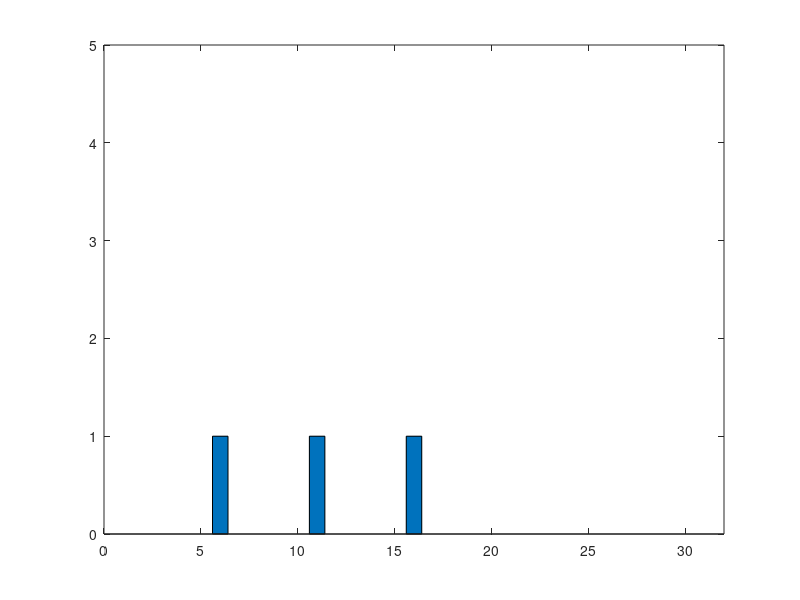

The MATLAB script that drew this image: (Note: this script raises an error after producing the figure.)
clear;clc;
close all
N = 5; %assume there are five agents right now

T = 10;  %Time
dt = 0.01;
n = 100001; 
%t = linespace(0,T,n)

L = 30; %整体长度
omega = 0:L; %等分

target = [5,10,15];  

s_num = 1;
s_init = linspace(0,L,s_num);
u_init = zeros(1,s_num);
J1 = 0; 
f = figure(1);
R0=zeros(1,L+1); %measure of uncertainty at each sampling point
R0(target+1) = 1;

%A0=zeros(1,L+1); %complexity increasing rate
%A0(target+1) = 1; %这是啥

J0 = 0;
%{
    %放在循环中
    P = s_position(omega,s,rs); %update position
    if R = 0 or A0 <= B.*P:
        R = 0;
    else:
        R = R + (A0 - B.*P).*dt;
    %{
    R = R + A0.*dt; 
    R  = max(R - B.*P*dt,0);  %这个方法不知道是否可行
    %}
    J = J + sum(R)*dt;  % cost
%}

%s = zeros(1,N); %initial position
s = [8,22,5,17,15];
%s depends on u(velocity), which is 1 or -1

axis([0 L+2 0 5]);
gra = bar(R0);
axis([0 L+2 0 5]);
%hold on;


%u等于正负1，判断依据是lambda，lambda还没写，所以用了rand来代替判定依据
for i = 1:T
    for j = 1:N
        l = rand;
        if l > 0.5 && s(j) < L
            s(j) = s(j) + 1;
        elseif l < 0.5 && s(j) > 0
            s(j) = s(j) - 1;
        end
            pause(0.1);
            R0 = performGraphing(L,R0,s(j)+1);
    end
end



%Algorithm 1: IPA-based optimization algorithm to find theta star and omega
%star
s = [1,2,3,4,5,6,7,8,9,10]; %temporary s for testing
a = 1;
b = 2;
N = 10;
D = defineD(a, b, N);
sigma = 1;
epsilon = 1;
xi = 1;
theta = defineTheta(D, 2, sigma, xi);
gamma = defineGamma(sigma, D, 20, 2, s);
omega = zeros(1, N);


function f = defineD(a, b, N)
    A = zeros(1, N);
    for i = 1:N
        A(i) = a + (2*i - (1/(2*N))) * (b-a);
    end
    f = A;          
end


function f = defineTheta(D, n, sigma, xi)
    if mod(xi,2)
        f = D(n) - sigma;
    else
        f = D(n) + sigma;
    end
end


function f = defineGamma(sigma, D, T, n, s)
    f = ceil(1/(2 * sigma) * (T - defineTheta(D, n, sigma, 1) + s(n)));
end

function f = performGraphing(L,R0,sn)
    axis([0 L+2 0 5]);
    increasingArr = [0.1,0.2,0.3,0.2,0.3,0.1,0.2,0.3,0.2,0.3,0.1,0.2,0.3,0.2,0.3,0.1,0.2,0.3,0.2,0.3,0.1,0.2,0.3,0.2,0.3,0.1,0.2,0.3,0.2,0.3];%应该是公式6 暂时替代
    for j = 1:L
        if j ~= sn
            R0(j) = R0(j) + increasingArr(j);
        elseif j>1 && j < L
            R0(j-1) = 0;
            R0(j) = 0;
            R0(j+1) = 0;
        end
    end
    gra = bar(R0);
    hold on;
    gra = scatter(sn,0,'filled','d');
    axis([0 L+2 0 20]);
    hold off;
    f = R0;
end
